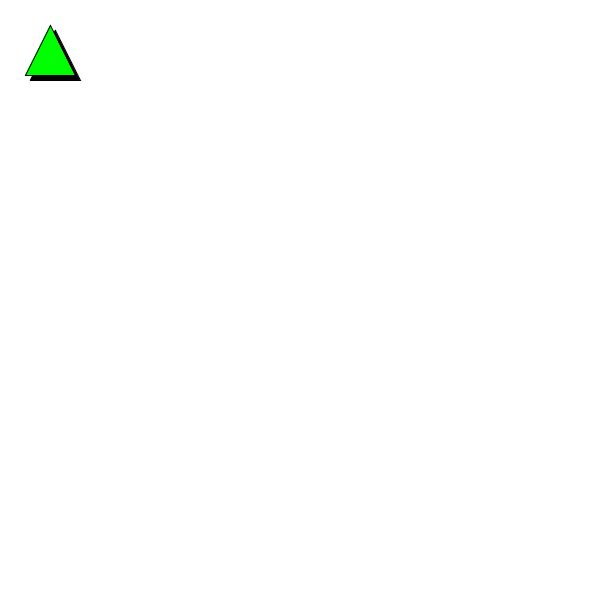
Frame 1 (no input)
Frame 60 (the mouse pressed at the canvas centre just before this capture): identical to frame 1, image omitted
Frame 120 (the mouse held since frame 60 and released just before this capture): identical to frame 1, image omitted

The Processing sketch that drew this single still picture (run headless with seeded random() and noise(); from frame 60 on, the mouse is pressed at the canvas centre):

// Processing sketch: firstSteps
// ── firstSteps.pde
String gameMode = "menu";
color black = color(0, 0, 0);
color white = color(255, 255, 255);
color red = color(255, 0, 0);
color green = color(0, 255, 0);
color blue = color(0, 0, 255);
color yellow = color(255, 255, 0);
color purple = color(100, 0, 100);
color magenta = color(255, 0, 255);
color pink = color(255, 100, 255);
color cyan = color(0, 255, 255);
color orange = color(255, 100, 0);

void setup() {
  size(600, 600);
  surface.setResizable(true);
  fill(255, 0, 0);
}

class Button {
  color c;
  float x;
  float y;
  float w;
  float h;
  String shape;
  String text;
  boolean pressed;
  color tc;
  boolean hover;
  
  Button(float x, float y, float w, float h, color c, String shape, String text, color tc) {
    this.x = x;
    this.y = y;
    this.w = w;
    this.h = h;
    this.c = c;
    this.shape = shape;
    this.text = text;
    this.pressed = false;
    this.tc = tc;
    this.hover = false;
  }
  
  void display() {
    fill(this.c);
    switch (this.shape) {
      case "rect":
        rectMode(CENTER);
        if (!this.hover) {
          fill(black);
          rect(this.x + (this.w/10), this.y + (this.h/10), this.w, this.h);
        }
        fill(this.c);
        rect(this.x, this.y, this.w, this.h);
        textAlign(CENTER, CENTER);
        fill(this.tc);
        textSize(10);
        text(this.text, this.x, this.y);
        break;
      case "ellipse":
        if (!this.hover) {
          fill(black);
          ellipse(this.x + (this.w/10), this.y + (this.h/10), this.w, this.h);
        }
        fill(this.c);
        ellipse(this.x, this.y, this.w, this.h);
        textAlign(CENTER, CENTER);
        fill(this.tc);
        textSize(10);
        text(this.text, this.x, this.y);
        break;
      case "hex":
        if (!this.hover) {
          fill(black);
          beginShape();
            vertex(this.x - this.w/3 + this.w/10, this.y - this.h/2 + this.h/10);
            vertex(this.x + this.w/3 + this.w/10, this.y - this.h/2 + this.h/10);
            vertex(this.x + this.w/2 + this.w/10, this.y + this.h/10);
            vertex(this.x + this.w/3 + this.w/10, this.y + this.h/2 + this.h/10);
            vertex(this.x - this.w/3 + this.w/10, this.y + this.h/2 + this.h/10);
            vertex(this.x - this.w/2 + this.w/10, this.y + this.h/10);
          endShape(CLOSE);
        }
        fill(this.c);
        beginShape();
          vertex(this.x - this.w/3, this.y - this.h/2);
          vertex(this.x + this.w/3, this.y - this.h/2);
          vertex(this.x + this.w/2, this.y);
          vertex(this.x + this.w/3, this.y + this.h/2);
          vertex(this.x - this.w/3, this.y + this.h/2);
          vertex(this.x - this.w/2, this.y);
        endShape(CLOSE);
        textAlign(CENTER, CENTER);
        fill(this.tc);
        textSize(10);
        text(this.text, this.x, this.y);
        break;
      case "triangle":
        if (!this.hover) {
          fill(black);
          triangle(this.x - this.w/2 + this.w/10, this.y - this.h/2 + this.h/10, this.x + this.w/2 + this.w/10, this.y - this.h/2 + this.h/10, this.x + this.w/10, this.y + this.h/2 + this.h/10);
        }
        fill(this.c);
        triangle(this.x - this.w/2, this.y - this.h/2, this.x + this.w/2, this.y - this.h/2, this.x, this.y + this.h/2);
        break;        
      case "-triangle":
        if (!this.hover) {
          fill(black);
          triangle(this.x + this.w/2 + this.w/10, this.y + this.h/2 + this.h/10, this.x - this.w/2 + this.w/10, this.y + this.h/2 + this.h/10, this.x + this.w/10, this.y - this.h/2 + this.h/10);
        }
        fill(this.c);
        triangle(this.x + this.w/2, this.y + this.h/2, this.x - this.w/2, this.y + this.h/2, this.x, this.y - this.h/2);
        break;
    }
    if (mouseX <= this.x + this.w/2 && mouseX >= this.x - this.w/2 && mouseY <= this.y + this.h/2 && mouseY >= this.y - this.h/2) {
      this.hover = true;
    } else {
      this.hover = false;
    }
  }
}

Button testButton = new Button(width/2, height/2, 50, 50, green, "-triangle", "Hey There", orange);
void draw() {
  background(white);
  if (gameMode == "menu") {
    testButton.display();
  } //TODO
  else if (gameMode == "game") {} //TODO
}
